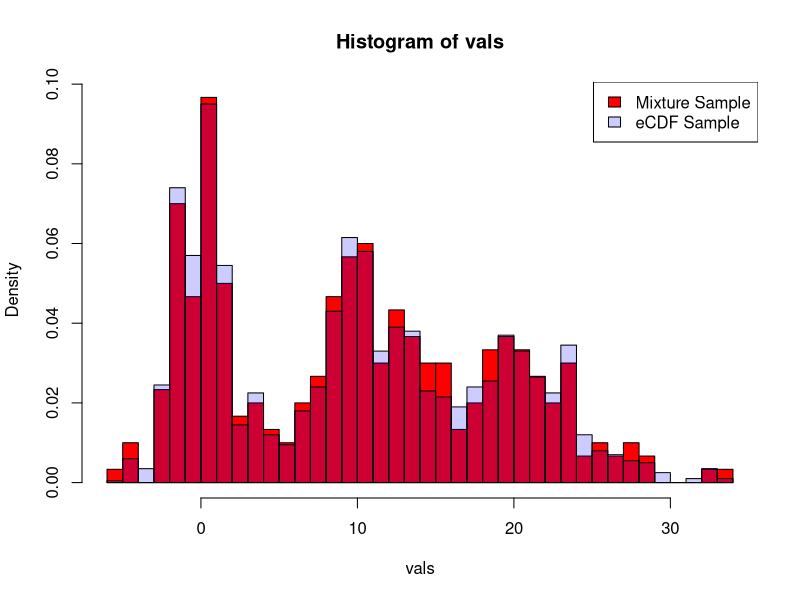
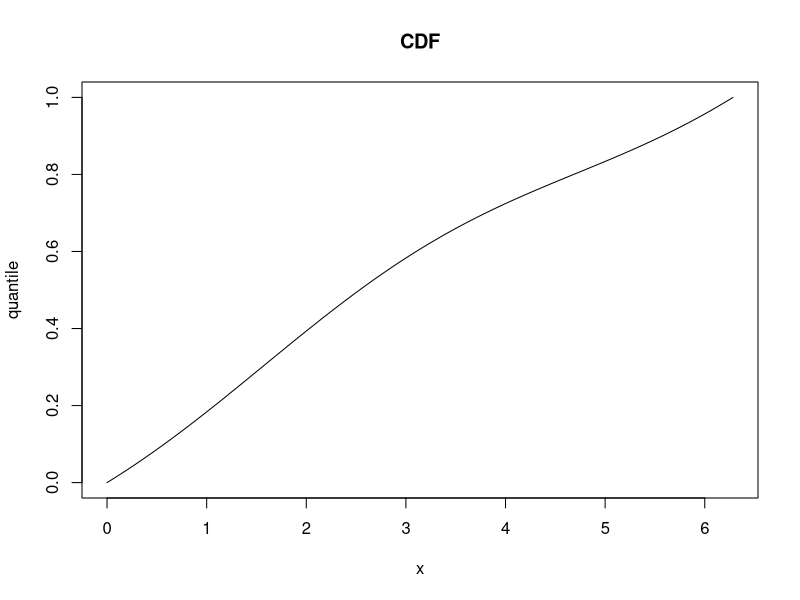
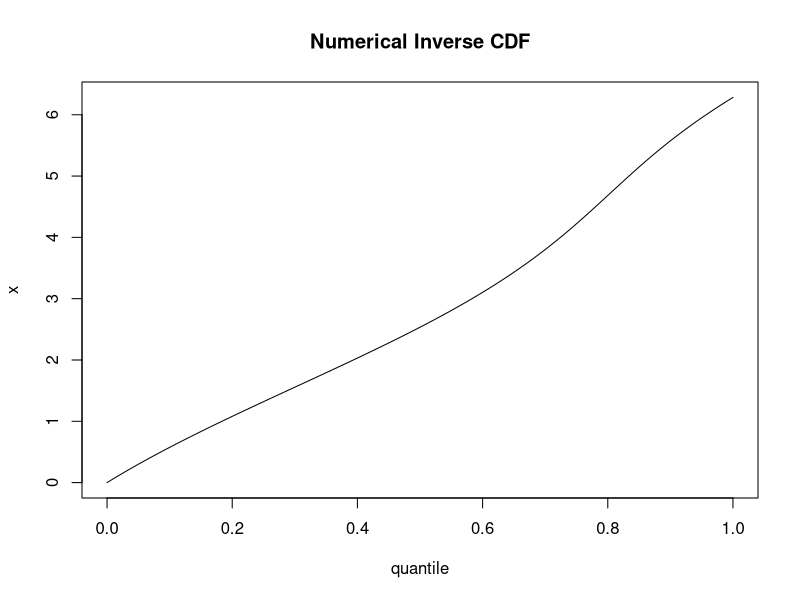
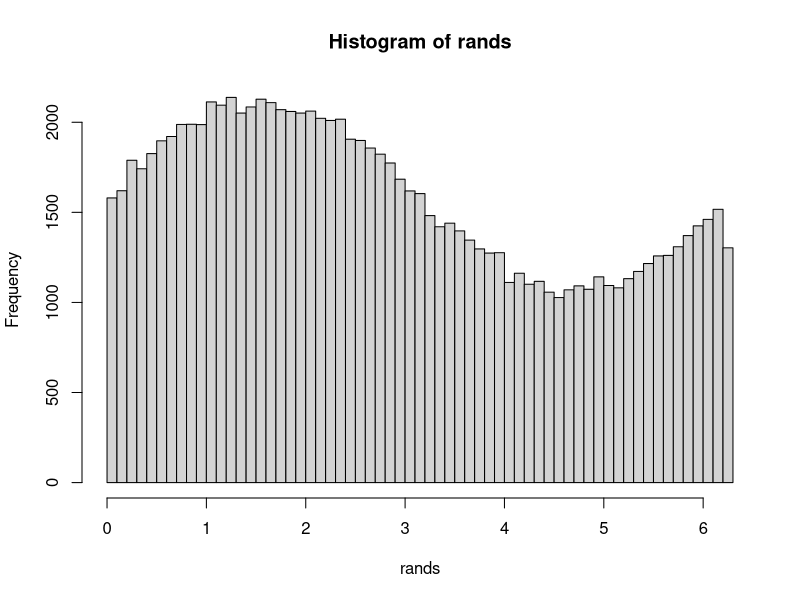
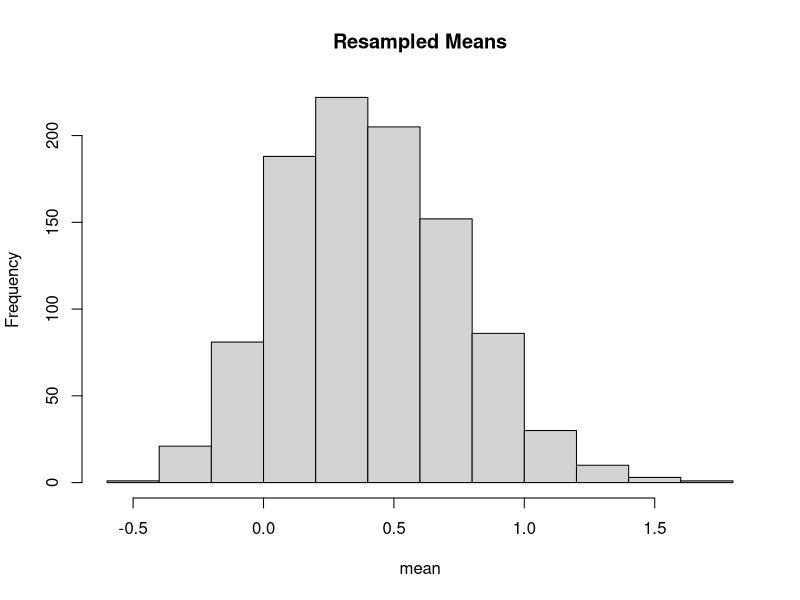
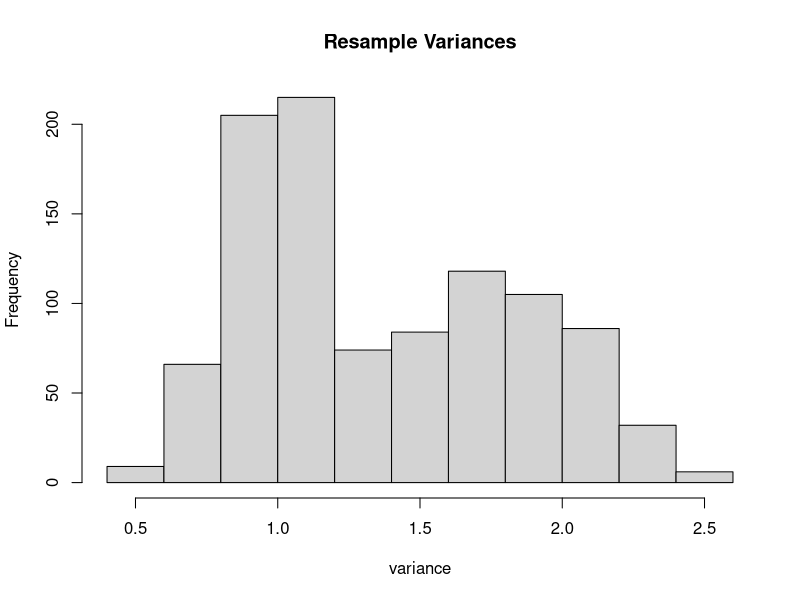
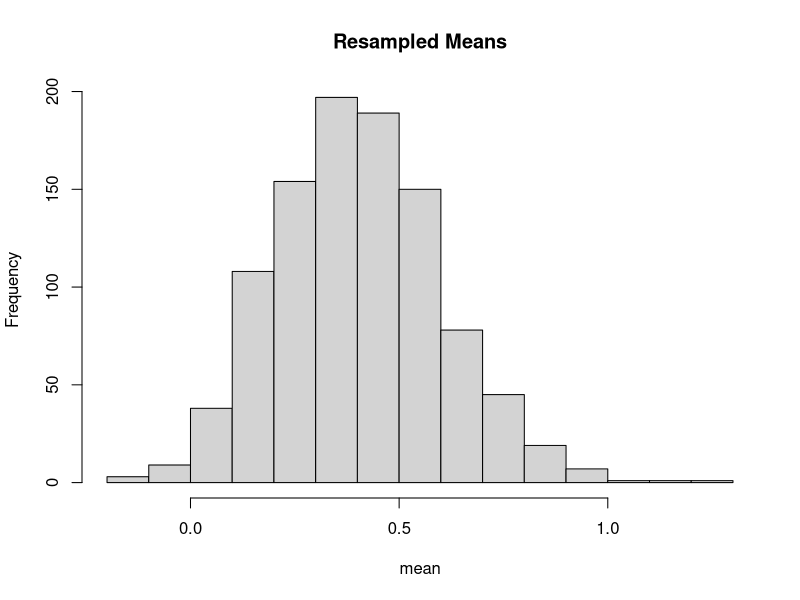
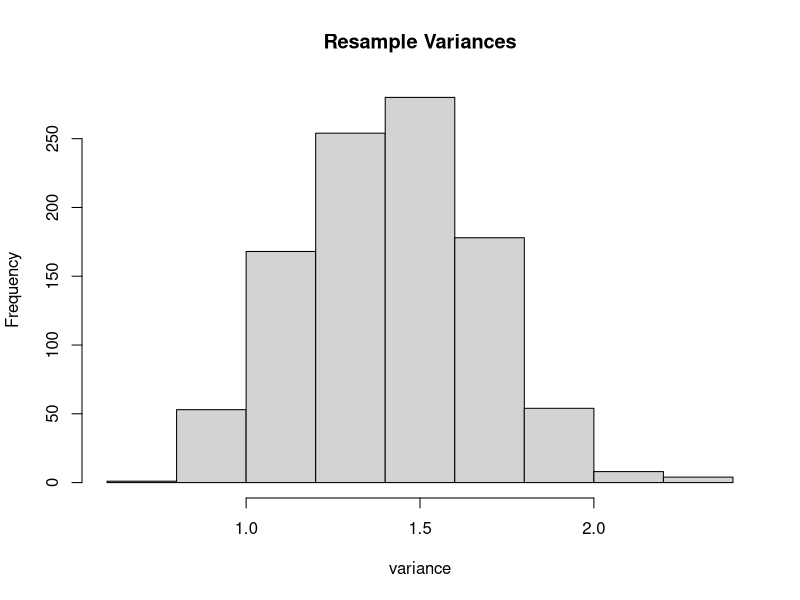

The R script that drew these images, in order:
## ---- chunk 1
RNGkind()
## ---- chunk 2
RNGkind("Super-Duper") #switch to the (not so) Super-Duper algorithm
RNGkind()
## ---- chunk 3
.Random.seed
## ---- chunk 4
set.seed(10)
## ---- chunk 5
.Random.seed #look at the current state which we just set
runif(1) #throw a random
.Random.seed #look at the state again
set.seed(10) #set the state back to the start of this cycle
.Random.seed #verify that we have the same state
RNGkind("Mers") #use pattern matching to get us a twister again!
RNGkind()
## ---- chunk 6

###  Creating a Mixture Distribution

vals <- c(rnorm(100,0,2), rnorm(100,10,3), rnorm(100,20,5))
hist(vals,30, freq = F,col="red")

CDF <- ecdf(vals)

rands <- unname(quantile(CDF, runif(2000)))

hist(rands,30,col=rgb(0,0,1,0.2), add=T, freq = F)

legend("topright", c("Mixture Sample", "eCDF Sample"), fill = c("red",rgb(0,0,1,0.2)))
## ---- chunk 7
xVals <- seq(0,2*pi,length=200)
plot(xVals, 1/(6*pi)*(-cos(xVals) +1 + 3*xVals), type = "l", main = "CDF", xlab = "x", ylab = "quantile")
## ---- chunk 8

inverse <- function(y) uniroot(function(x) 1/(6*pi)*(-cos(x) +1 + 3*x) - y, lower = 0, upper = 2*pi)$root 

inverse(0.75)
qVals <-seq(0,1,by=0.01)

plot(qVals,sapply(qVals, inverse), type = "l", main = "Numerical Inverse CDF", ylab = "x", xlab = "quantile")
## ---- chunk 9
rands <- sapply(runif(100000),inverse)
hist(rands, 50)
## ---- chunk 10
## Multinomial
elections <- 100
winner <- sample(c("Bob","Tom","Jane"), elections, replace = T, prob = c(5,1,8))
table(winner)/elections
## ---- chunk 11
elections <- 100
NSamples <- 30
winner <- sample(c("Bob","Tom","Jane"), elections*NSamples, replace = T, prob = c(5,1,8))
Winner <- matrix(winner, ncol = NSamples)
rowMeans(apply(Winner,2,table)/100) #Average winning percentage
diag(var(t(apply(Winner,2,table)/100)))^0.5 #SD in winning percentage
## ---- chunk 12
set.seed(95839)
x <- rnorm(50)
x <- c(x ,rnorm(3,5,1)) #add in some outliers
mean(x) #not near 0!
var(x)^0.5 #not near 1!

### Let's say we leave ~75% out, see how many possibilities that gives
choose(length(x), length(x)%/%4) #more than enough!!!

## Let's try it
NResamp <- 1000
resample <- replicate(NResamp, sample(x,length(x)%/%4)) #integer division is done with "%/%" in R

hist(colMeans(resample), main = "Resampled Means", xlab = "mean")
quantile(colMeans(resample), c(0.05,0.5,0.95)) 

hist(diag(var(resample))^0.5, main = "Resample Variances", xlab = "variance")
quantile(diag(var(resample))^0.5, c(0.05,0.5,0.95))
## ---- chunk 13
resample <- replicate(NResamp, sample(x, replace = T))

hist(colMeans(resample), main = "Resampled Means", xlab = "mean")
quantile(colMeans(resample), c(0.05,0.5,0.95)) 

hist(diag(var(resample))^0.5, main = "Resample Variances", xlab = "variance")
quantile(diag(var(resample))^0.5, c(0.05,0.5,0.95))
## ---- chunk 14
x <- exp(-1*rexp(10000, 1/3))*sin(rnorm(10000,2,0.5))
hist(x,100)
